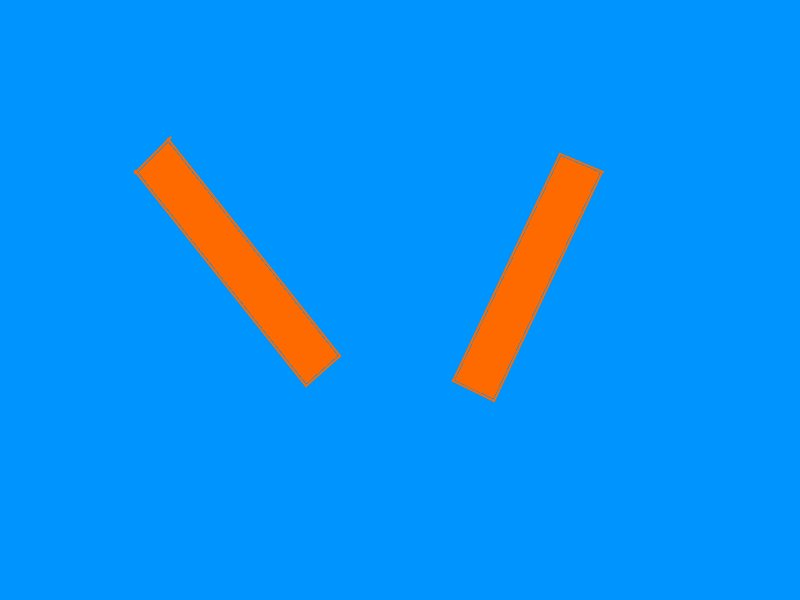
//> input picture src/vision/scripts/lane_marker/test1.jpg, 800 x 600 px, given in place of the camera
$ ./cam_cv2   (built with g++ and OpenCV 4)
//> lines starting //> are read from the running program, lines starting //| are printed output that depends on the picture; after the words box and inside, x2 and y2 are one past the last pixel; in counts of white or black regions, pixels touching at a corner belong together
#include <opencv2/imgproc/imgproc.hpp>
#include <opencv2/highgui/highgui.hpp>
#include <opencv2\opencv.hpp>

using namespace std;
using namespace cv;
int threshL=100;

int threshH=300;

void computeCountour(Mat img){

	namedWindow("Canny control", CV_WINDOW_AUTOSIZE);

	//resizeWindow("Canny control", 200, 200);
	createTrackbar("thresh canny low","Canny control",&threshL,500,0);
	createTrackbar("thresh canny high","Canny control",&threshH,500,0);
	Mat canny;
	Canny(img,canny,threshL,threshH,3);
	namedWindow("Canny_");
	imshow("Canny_",canny);
	vector<vector<Point> > contours;
	vector<Vec4i> hierarchy;
	findContours(canny,contours,hierarchy,CV_RETR_TREE, CV_CHAIN_APPROX_SIMPLE, Point(0, 0) );
	/// Approximate contours to polygons + get bounding rects and circles
	vector<vector<Point> > contours_poly( contours.size() );
	vector<Rect> boundRect( contours.size() );
	vector<Point2f>center( contours.size() );
	vector<float>radius( contours.size() );

	for( int i = 0; i < contours.size(); i++ )
	{ approxPolyDP( Mat(contours[i]), contours_poly[i], 3, true );
	boundRect[i] = boundingRect( Mat(contours_poly[i]) );
	minEnclosingCircle( contours_poly[i], center[i], radius[i] );
	}
	/// Draw contours
	Mat drawing = Mat::zeros( canny.size(), CV_8UC3 );
	for( int i = 0; i< contours.size(); i++ )
	{
		double center_x;
		double center_y;
		double area;
		center_x=(boundRect[i].tl().x +boundRect[i].br().x)/2.0;
		center_y=(boundRect[i].tl().y +boundRect[i].br().y)/2.0;
		area=boundRect[i].height * boundRect[i].width;
		//if (area>1000.0){
			//printf(" * Contour[%d] - Area (M_00) = %.2f - Area OpenCV: %.2f - Length: %.2f \n", i, mu[i].m00, contourArea(contours[i]), arcLength( contours[i], true ) );
			Scalar color = Scalar( 0, 0, 255 );
			drawContours( drawing, contours, i, color, 1, 8, hierarchy, 0, Point() );
			//circle( drawing, mc[i], 4, Scalar(0,255,0), -1, 8, 0 );
			circle(drawing,Point(center_x,center_y),4,Scalar(0,255,0), -1, 8, 0 );
			//rectangle( drawing, boundRect[i].tl(), boundRect[i].br(), color, 2, 8, 0 );

			circle( drawing, center[i], (int)radius[i], color, 1, 8, 0 );
		//}

	}
	namedWindow("Contour");
	imshow("Contour",drawing);
}
int main(int argc, char* argv[]){
	//VideoCapture cap("E:/frames/SONIA_RUN.flv"); // open the default camera
	//VideoCapture cap(1);
	VideoCapture cap(0);
	if(!cap.isOpened())  // check if we succeeded
		return -1;

	Mat edges;
	//namedWindow("edges",1);
	int frameskip = 1;
	namedWindow("HSV Controls", CV_WINDOW_AUTOSIZE);

	resizeWindow("HSV Controls", 500, 500);

	/// Create Trackbar to choose type of Threshold

	int hs=0, he=0, ss=10, se=255, vs=10, ve=255;

	createTrackbar( "hStart: ", "HSV Controls", &hs, 180, 0);
	createTrackbar( "hEnd:   ", "HSV Controls", &he, 180, 0);
	createTrackbar( "sStart: ", "HSV Controls", &ss, 255, 0);
	createTrackbar( "sEnd:   ", "HSV Controls", &se, 255, 0);
	createTrackbar( "vStart: ", "HSV Controls", &vs, 255, 0);
	createTrackbar( "vEnd:   ", "HSV Controls", &ve, 255, 0);
	for(;;)
	{
		Mat frame;
		int frames = frameskip;
		while (frames-- > 0) {
			cap >> frame;
//> frame is the input picture: 600 rows x 800 cols, CV_8UC3; mean B, G, R 241, 145.9, 13
		}
		if (frame.cols==0)
			break;
		//cvtColor(frame, edges, CV_BGR2GRAY);
		//pyrDown(frame, frame, Size(frame.cols/2, frame.rows/2));
		Mat mask;
		GaussianBlur(frame,frame,Size(9,9),2,2);
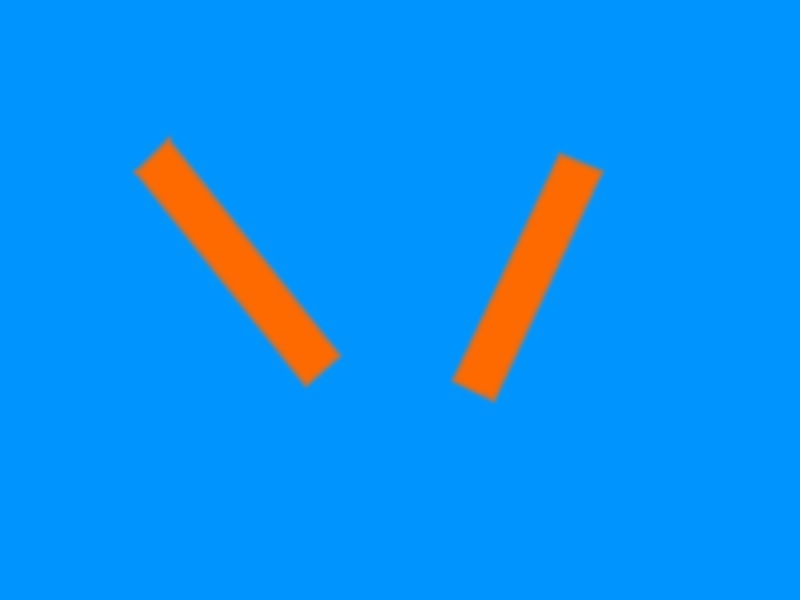
//> frame: 600 rows x 800 cols, CV_8UC3; 6.91% of pixels changed, all inside (x1, y1, x2, y2) = (125, 127, 611, 419)
		cvtColor(frame,mask,CV_BGR2HSV);
//> mask: 600 rows x 800 cols, CV_8UC3; mean H, S, V 98.3, 252.8, 252.5
		namedWindow("hsv",1);
		imshow("hsv",mask);
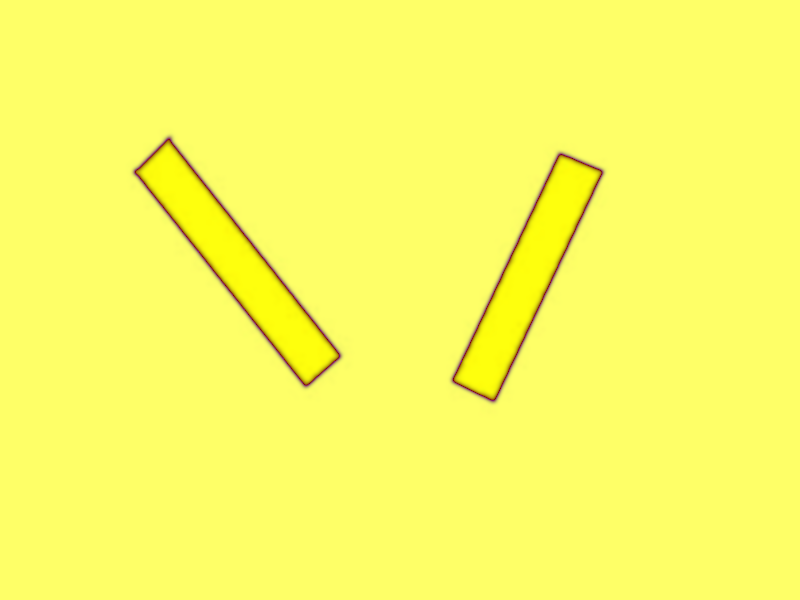
//> window 'hsv': 600 rows x 800 cols, CV_8UC3; mean B, G, R 98.3, 252.8, 252.5
		//IplImage *img2=cvCloneImage(&(IplImage)buoy);
		//GaussianBlur(mask,mask,cv::Size(9,9),1.5);

		Mat mask2;
		inRange(mask,Scalar(hs,ss,vs,0),Scalar(he,se,ve,0),mask2);
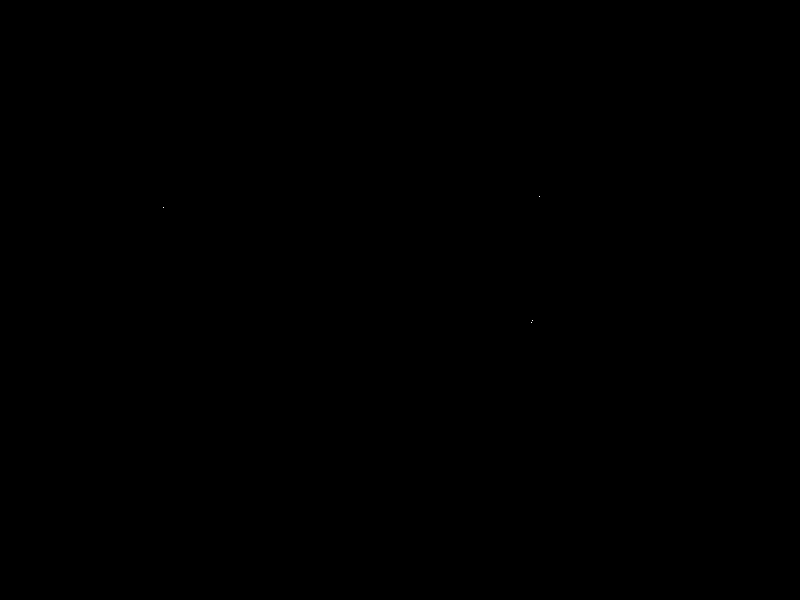
//> mask2: 600 rows x 800 cols, CV_8UC1; 0% white in thin lines or dots, all inside (x1, y1, x2, y2) = (163, 196, 540, 323)
		//inRange(mask,Scalar(35,10,10,0),Scalar(80,255,255,0),mask2);
		erode(mask2,mask2,Mat());
//> mask2: 600 rows x 800 cols, CV_8UC1; 4 pixels changed, all inside (x1, y1, x2, y2) = (163, 196, 540, 323)
		dilate(mask2,mask2,Mat());
		GaussianBlur( mask2, mask2, Size(9, 9), 2, 2 );
		computeCountour(mask2);
//> in computeCountour, `findContours(canny,contours,hierarchy,CV_RETR_TREE, CV_CHAIN_APPROX_SI..`: contours = 0 contours
//> after the loop in computeCountour, `for( int i = 0; i< contours.size(); i++ )`: drawing: 600 rows x 800 cols, CV_8UC3; every value is 0
		namedWindow("mask",1);
		imshow("mask",mask2);
		Mat gray;

		vector<Vec3f> circles;
		HoughCircles(mask2,circles,CV_HOUGH_GRADIENT,1,mask2.rows/8,300,20,5,400);
//> circles = empty
		for( size_t i = 0; i < circles.size(); i++ )
		{
			Point center(cvRound(circles[i][0]), cvRound(circles[i][1]));
			int radius = cvRound(circles[i][2]);
			// circle center
			circle( frame, center, 3, Scalar(0,255,0), -1, 8, 0 );
			// circle outline
			circle( frame, center, radius, Scalar(0,0,255), 3, 8, 0 );
		}
//> this loop made 0 passes
		namedWindow("buoyCir",1);
		imshow("buoyCir",frame);
		int c;
		c = waitKey( 20 );
//> the Esc key is pressed
		if( (char)c == 27 )
		{ break; }
		switch (c) {
		case '=':
			frameskip += 10;
			break;
		case '-':
			frameskip -= 10;
			frameskip = std::max(0, frameskip);
			break;
		case '0':
			frameskip = 1;
			break;
		case ' ':
			frameskip = !frameskip;
			break;
		}
	}


	// the camera will be deinitialized automatically in VideoCapture destructor
	return 0;
}
